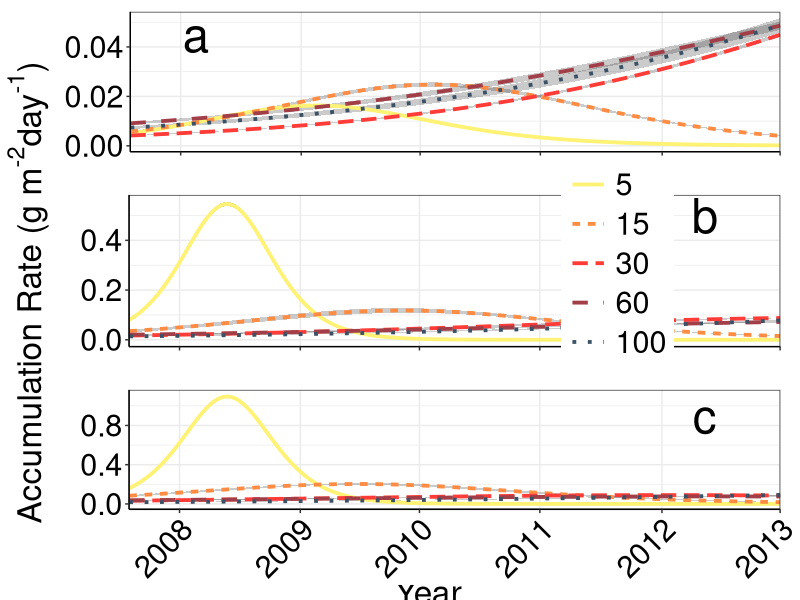

Recreate this plot in R.
library(ggplot2)
library(dplyr)
this_theme<-theme_bw()+
  theme(#panel.grid.major = element_blank(),
    #panel.grid.minor = element_blank(),
    panel.background = element_blank(),
    axis.line = element_line(),
    legend.position='none', legend.title=element_blank(),
    legend.text = element_text(size=12),
    axis.title.x = element_text(size=22,vjust=-0.5),
    axis.title.y = element_text(size=22,angle=90, vjust=1.2),
    axis.text.x = element_text(colour="black", size=18),
    axis.text.y = element_text(colour="black", size=18), 
    strip.text = element_text(colour="black", size=18))

theme_set(this_theme)

vgPalette <- c("#EBD46C", "#CA7636", "#8F3928", "#63602D", "#3A2814")
otPalette <- c("#fff275", "#ff8c42", "#ff3c38", "#a23e48", "#3b5166")

coeff<-read.csv("Data/Logistic parameters of root accumulationv2.csv", header=TRUE)

log.rate<-function(t, Asym, xmid, scal){
  
  a<-Asym/scal
  b<-exp((xmid - t)/scal)
  c<- (1+exp((xmid-t)/scal))^2
  
  ans = a * (b/c)
  
  ans
}

t<- 0:1978
rates <- NULL
for(i in 1:dim(coeff)[1]){
  rates <- cbind(rates, log.rate(t, coeff[i,1], coeff[i,2], coeff[i,3]))
}
colnames(rates) <- (as.factor(coeff$plot):(as.factor(coeff$depth)))


rootrates <- data.frame(tu=rep(t,120), eu=rep(colnames(rates),each=length(t)), Mg.ha.day=c(rates))

rootrates$plot<-sub("^([^:]*):.*$", "\\1", rootrates$eu)
rootrates$depth<-sub("^[^:]*:(.*$)", "\\1", rootrates$eu)

rootrates$trt[rootrates$plot %in% c("11", "33", "26", "44")]<-"SC"
rootrates$trt[rootrates$plot %in% c('16', "34", "22", "45")]<-"CS"
rootrates$trt[rootrates$plot %in% c("12", "35", "21", "43")]<-"CC"
rootrates$trt[rootrates$plot %in% c('14', "36", "25", "42")]<-"CCW"
rootrates$trt[rootrates$plot %in% c("13", "31", "24", "46")]<-"P"
rootrates$trt[rootrates$plot %in% c('15', "32", "23", "41")]<-"PF"

library(reshape2)
library(plotrix)
plotmelt<-melt(rootrates, id=c("eu","tu","plot", "trt", "depth"), measured="Mg.ha.day")
plotmeans<-dcast(plotmelt, tu + trt + depth ~variable, mean, margins=TRUE, na.rm=TRUE)
plotmeans<-plotmeans[plotmeans$depth != "(all)",]
plotmeans<-plotmeans[plotmeans$trt != "(all)",]
plotmeans<-plotmeans[plotmeans$tu != "(all)",]
plotmeans<-plotmeans[,-5]

plotstderr<-dcast(plotmelt, tu + trt + depth ~variable, std.error, margins=TRUE, na.rm=TRUE)
plotstderr<-plotstderr[plotstderr$depth != "(all)",]
plotstderr<-plotstderr[plotstderr$trt != "(all)",]
plotstderr<-plotstderr[plotstderr$tu != "(all)",]
plotstderr<-plotstderr[,-5]

ratemeans<-merge(plotmeans, plotstderr, by = c("tu", "trt", "depth"))
colnames(ratemeans)<-c("day", "trt", "depth", "Mg.ha.day", "Mg.ha.day.se")

ratemeans <- within(ratemeans, day <- ordered(day, levels = sort(unique(day))))

ratemeans<-ratemeans[order(as.numeric(ratemeans$day)),,drop=FALSE]
ratemeans$depth <- factor(ratemeans$depth, levels = c("5", "15", "30", "60", "100"))

ratemeansno5<-ratemeans[ratemeans$depth != 5,]
ratemeans5<-ratemeans[ratemeans$depth == 5,]


ratemeans2<-ratemeans[ratemeans$trt %in% c("P", "PF", "CC"),]
ratemeans2$g.m2.day<-ratemeans2$Mg.ha.day*100
ratemeans2$g.m2.day.se<-ratemeans2$Mg.ha.day.se*100

ratemeans2$Mg.ha.year<-ratemeans2$Mg.ha.day*365
ratemeans2$Mg.ha.year.se<-ratemeans2$Mg.ha.day.se*365

ratescc<-ggplot(data = filter(ratemeans2, trt=="CC"),aes(x = day,y = g.m2.day)) + 
  geom_ribbon(aes(group = depth,ymin = g.m2.day - g.m2.day.se,ymax = g.m2.day + g.m2.day.se),alpha = 0.25) + 
  geom_line(aes(group = depth,colour = depth, linetype = depth),size = 1.3) + 
  #labs(x = "Days after establishment",y = (expression(paste("Accumulation Rate (g m" ^ "-2","day" ^ "-1",")")))) + 
  scale_x_discrete(breaks=c(153,520,882,1248,1619,1978), labels = c("2008", "2009", "2010", "2011", "2012", "2013"))+
  scale_y_continuous(breaks=c(0.00, 0.02, 0.04))+
  #scale_x_discrete(breaks=c(100,400,700,1000,1300,1600,1900))+
  scale_colour_manual(values = otPalette)+
  annotate("text", x=200, y=0.045, label="a", size=12)+
  theme(axis.line = element_line(),
        plot.margin = unit(c(.3,.5,1,.2), "cm"),
        legend.position="none", legend.title=element_blank(),
        legend.text = element_text(size=12),
        axis.title.x = element_blank(),
        axis.title.y = element_blank(),
        axis.text.x = element_blank(),
        axis.text.y = element_text(colour="black", size=22))

ratespf<-ggplot(data = filter(ratemeans2, trt=="PF"),aes(x = day,y = g.m2.day)) + 
  geom_ribbon(aes(group = depth,ymin = g.m2.day - g.m2.day.se,ymax = g.m2.day + g.m2.day.se),alpha = 0.25) + 
  geom_line(aes(group = depth,colour = depth, linetype = depth),size = 1.3) + 
  labs(x = "Days after establishment",y = (expression(paste("Accumulation Rate (g m" ^ "-2","day" ^ "-1",")")))) + 
  scale_x_discrete(breaks=c(153,520,882,1248,1619,1978), labels = c("2008", "2009", "2010", "2011", "2012", "2013"))+
  #scale_x_discrete(breaks=c(100,400,700,1000,1300,1600,1900))+
  scale_colour_manual(values = otPalette)+
  annotate("text", x=1750, y=0.5, label="b", size=12)+
  theme(axis.line = element_line(),
        plot.margin = unit(c(0,.5,1,.6), "cm"),
        legend.position=c(.75, .55), legend.title=element_blank(),
        legend.text = element_text(size=22), legend.key.size=unit(1, "cm"),
        axis.title.x = element_blank(),
        axis.title.y = element_blank(),
        axis.text.x = element_blank(),
        axis.text.y = element_text(colour="black", size=22))

ratesp<-ggplot(data = filter(ratemeans2, trt=="P"),aes(x = day,y = g.m2.day)) + 
  geom_ribbon(aes(group = depth,ymin = g.m2.day - g.m2.day.se,ymax = g.m2.day + g.m2.day.se),alpha = 0.25) + 
  geom_line(aes(group = depth,colour = depth, linetype = depth),size = 1.3) + 
  labs(x = "Year",y = (expression(paste("Accumulation Rate (g m" ^ "-2","day" ^ "-1",")")))) + 
  scale_x_discrete(breaks=c(153,520,882,1248,1619,1978), labels = c("2008", "2009", "2010", "2011", "2012", "2013"))+
  scale_y_continuous(breaks=c(0.00, 0.4, 0.8))+
  #scale_x_discrete(breaks=c(100,400,700,1000,1300,1600,1900))+
  scale_colour_manual(values = otPalette)+
  annotate("text", x=1750, y=0.9, label="c", size=12)+
  theme(axis.line = element_line(),
        plot.margin = unit(c(0,.5,0,.6), "cm"),
        legend.position="none", legend.title=element_blank(),
        legend.text = element_text(size=12),
        axis.title.x = element_blank(),
        axis.title.y = element_blank(),
        axis.text.x = element_text(colour="black", size=22, angle = 45, hjust=1, vjust=1),
        axis.text.y = element_text(colour="black", size=22))



library(grid)
vplayout<- function(x,y)
  viewport(layout.pos.row=x, layout.pos.col=y)

pdf("Figures/Root Accumulation and Ratesv7, three panels.pdf", width = 10, height = 15)
grid.newpage()
pushViewport(viewport(layout = grid.layout(4,2, heights = unit(c(5,5,5,.39), "null"), widths = unit(c(.38,5), "null"))))
#grid.text((expression(paste("Biomass (Mg ha" ^ "-1",")"))), rot = 90, vp = viewport(layout.pos.row = 1:5, layout.pos.col = 1), gp=gpar(fontsize=18))
grid.text((expression(paste("Accumulation Rate (g m" ^ "-2","day" ^ "-1",")"))), rot = 90, vp = viewport(layout.pos.row = 1:3, layout.pos.col = 1), gp=gpar(fontsize=24))
grid.text("Year", vp = viewport(layout.pos.row = 4, layout.pos.col = 2), gp=gpar(fontsize=24))
print(ratescc, vp = vplayout(1,2))
print(ratespf, vp = vplayout (2,2))
print(ratesp, vp = vplayout(3,2))
dev.off()

